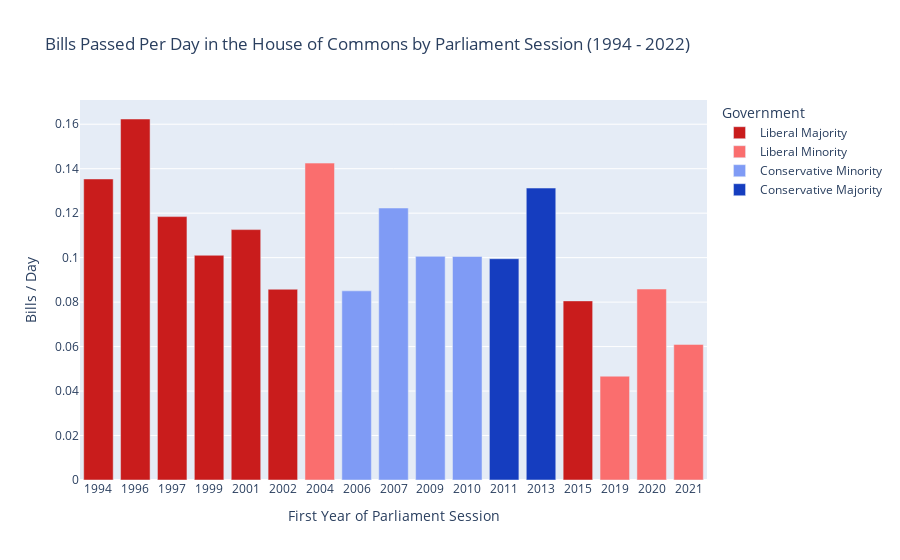

Source (notebook cell):
### Code cell
fig = px.bar(
    data_1, 
    x = "StartYear", 
    y = "BillsPerDay", 
    color="Government",
    color_discrete_map = color_map,
    title = "Bills Passed Per Day in the House of Commons by Parliament Session (1994 - 2022)",
    labels = {
        "StartYear": "First Year of Parliament Session",
        "BillsPerDay": "Bills / Day"
    }
)

fig.update_layout(xaxis={'categoryorder':'category ascending'})

fig.show()

### Figure 1 — Plotly figure (JSON) as saved in the notebook; plotly's stock layout.template omitted (floating-point values rounded to 4 significant figures)
{"data": [{"alignmentgroup": "True", "hovertemplate": "Government=Liberal Majority<br>First Year of Parliament Session=%{x}<br>Bills / Day=%{y}<extra></extra>", "legendgroup": "Liberal Majority", "marker": {"color": "#c91c1c", "pattern": {"shape": ""}}, "name": "Liberal Majority", "offsetgroup": "Liberal Majority", "orientation": "v", "showlegend": true, "textposition": "auto", "type": "bar", "x": ["1994", "1996", "1997", "1999", "2001", "2002", "2015"], "xaxis": "x", "y": [0.1354, 0.1624, 0.1185, 0.1011, 0.1126, 0.08578, 0.08055], "yaxis": "y"}, {"alignmentgroup": "True", "hovertemplate": "Government=Liberal Minority<br>First Year of Parliament Session=%{x}<br>Bills / Day=%{y}<extra></extra>", "legendgroup": "Liberal Minority", "marker": {"color": "#fa6e6e", "pattern": {"shape": ""}}, "name": "Liberal Minority", "offsetgroup": "Liberal Minority", "orientation": "v", "showlegend": true, "textposition": "auto", "type": "bar", "x": ["2004", "2019", "2020", "2021"], "xaxis": "x", "y": [0.1425, 0.04669, 0.08589, 0.06098], "yaxis": "y"}, {"alignmentgroup": "True", "hovertemplate": "Government=Conservative Minority<br>First Year of Parliament Session=%{x}<br>Bills / Day=%{y}<extra></extra>", "legendgroup": "Conservative Minority", "marker": {"color": "#7f9bf5", "pattern": {"shape": ""}}, "name": "Conservative Minority", "offsetgroup": "Conservative Minority", "orientation": "v", "showlegend": true, "textposition": "auto", "type": "bar", "x": ["2006", "2007", "2009", "2010"], "xaxis": "x", "y": [0.08507, 0.1223, 0.1006, 0.1005], "yaxis": "y"}, {"alignmentgroup": "True", "hovertemplate": "Government=Conservative Majority<br>First Year of Parliament Session=%{x}<br>Bills / Day=%{y}<extra></extra>", "legendgroup": "Conservative Majority", "marker": {"color": "#153dbf", "pattern": {"shape": ""}}, "name": "Conservative Majority", "offsetgroup": "Conservative Majority", "orientation": "v", "showlegend": true, "textposition": "auto", "type": "bar", "x": ["2011", "2013"], "xaxis": "x", "y": [0.09952, 0.1313], "yaxis": "y"}], "layout": {"autosize": true, "barmode": "relative", "legend": {"title": {"text": "Government"}, "tracegroupgap": 0}, "title": {"text": "Bills Passed Per Day in the House of Commons by Parliament Session (1994 - 2022)"}, "xaxis": {"anchor": "y", "autorange": true, "categoryorder": "category ascending", "domain": [0, 1], "range": [-0.5, 16.5], "title": {"text": "First Year of Parliament Session"}, "type": "category"}, "yaxis": {"anchor": "x", "autorange": true, "domain": [0, 1], "range": [0, 0.1709], "title": {"text": "Bills / Day"}, "type": "linear"}}}
